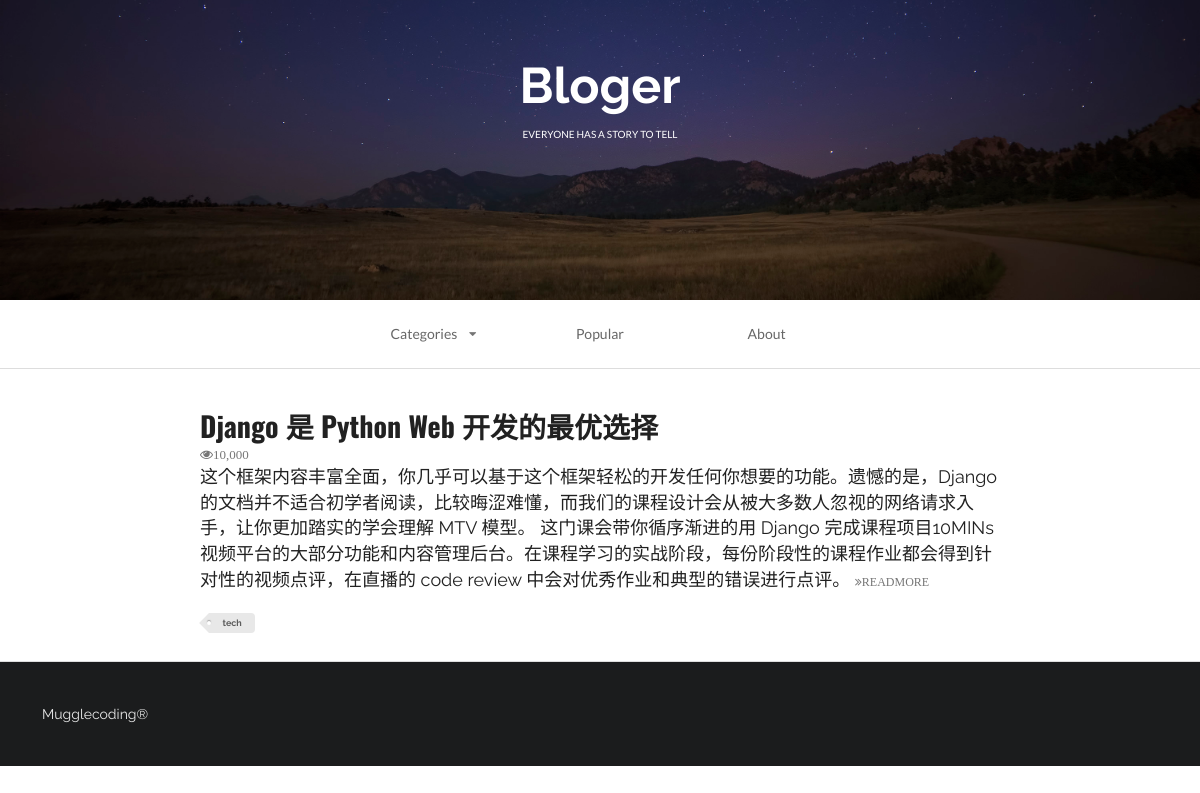
/index/?tag=tech, run on the app's committed database.
### firstapp/models.py (models this page shows, shortened)
class Ariticle(models.Model):
    headline = models.CharField(null=True, blank=True, max_length=500)
    content = models.TextField(null=True, blank=True)
    TAG_CHOICES = (
        ('tech', 'Tech'),
        ('life', 'Life'),
    )
    tag = models.CharField(
        null=True,
        blank=True,
        max_length=5,
        choices=TAG_CHOICES
    )

### firstapp/views.py (the view)
# urls.py: path('index/', index, name='index'),
def index(request):
    queryset = request.GET.get('tag')
    if queryset:
        ariticle_list = Ariticle.objects.filter(tag=queryset)
    else:
        ariticle_list = Ariticle.objects.all()
    context = {}
    context['ariticle_list'] = ariticle_list
    index_page = render(request, 'first_web_2.html', context)
    return index_page

### firstapp/templates/first_web_2.html (shortened to what this page needs)
<!DOCTYPE html>
{% load staticfiles %}
<html>
    <head>
        <link rel="stylesheet" href="{% static 'css/semantic.css' %}"  media="screen" title="no title" charset="utf-8">
    </head>
    <body>
        <div class="ui inverted vertical segment masthead">
            <h1 class="ui center aligned header blogslogon" style="font-size:50px;font-family: 'Raleway', sans-serif!important;">
                Bloger
                <p class="ui sub header">
                    everyone has a story to tell
                </p>
            </h1>
        </div>
        <div class="ui container nav">
            <div class="ui borderless text three item menu ">
                <div class="ui simple dropdown item">
                    Categories
                    <i class="dropdown icon"></i>
                </div>
                <a class="item">
                    Popular
                </a>
                <a class="item">
                    About
                </a>
            </div>
        </div>
        <div class="ui divider"></div>
        <div class="ui vertical segment">
            {% for article in ariticle_list %}
                <div class="ui container vertical segment">
                    <a href="{% url 'detail' article.id %}">
                        <h1 class="ui header">
                            {{ article.headline }}
                        </h1>
                    </a>
                    <i class="icon grey small unhide">10,000</i>
                    <p>
                        {{ article.content }}
                        <a href="{% url 'detail' article.id %}">
                            <i class="angle tiny double grey right icon">READMORE</i>
                        </a>
                    </p>
                    <div class="ui mini  tag label">
                        {{ article.tag }}
                    </div>
                </div>
            {% endfor %}
        </div>
        <div class="ui inverted  vertical very padded  segment">
            Mugglecoding®
        </div>
    </body>
</html>

### data on the page
Ariticle: headline "Django 是 Python Web 开发的最优选择", content "这个框架内容丰富全面，你几乎可以基于这个框架轻松的开发任何你想要的功能。遗憾的是，Django 的文档并不适合初学者阅读，比较晦涩难懂，而我们的课程设计会从被大多数人忽视的网络请求入手，让你更加踏实的学会理解 MTV 模型。 这门课会带你循序渐进的用 Django 完成课程项目10MINs 视频平台的大部分功能和内容管理后台。在课程学习的实战阶段，每份阶段性的课程作业都会得到针对性的视频点评，在直播的 code review 中会对优秀作业和典型的错误进行点评。", tag "tech"
